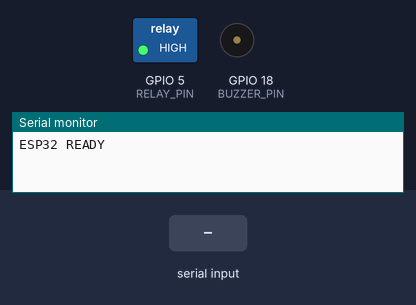
Bench run of a sketch on a simulated ESP32. On the bench: switched loads named in the sketch (green lamp = pin HIGH), buzzer (waves = sounding, pin HIGH), the last lines printed to the serial monitor. The inputs (shaded band) are chosen by the test bench.

Above: at 1.2 s.
1.3 s: "90,45\n" received over Serial
At 1.37 s:
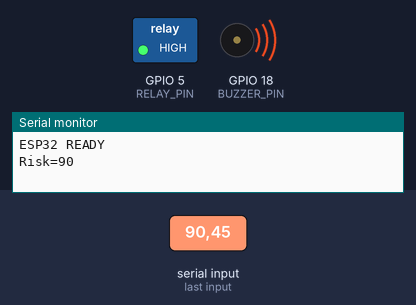
4.3 s: "1\n" received over Serial
At 5.3 s:
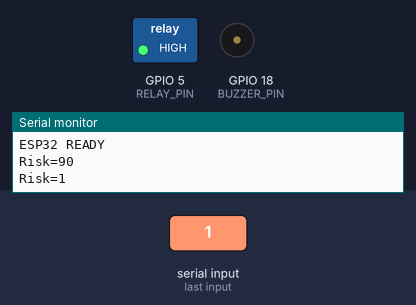
5.8 s: "30,150\n" received over Serial
At 5.87 s:
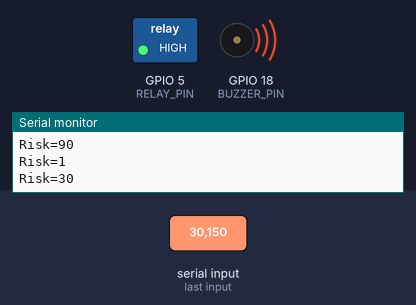
Timing chart, 0 to 14.8 s (numbered marks = the images above; inputs shaded):
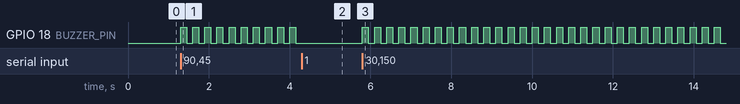

The sketch:

esp32_edge_control.ino
```cpp
#include <WiFi.h>

#define RELAY_PIN 5
#define RELAY_ON  LOW
#define RELAY_OFF HIGH

#define BUZZER_PIN 18   // 🔥 SAFE PIN
#define BUZZER_ON  HIGH
#define BUZZER_OFF LOW

bool buzzerActive = false;
bool highRisk = false;
int relayState = 0;

unsigned long lastBeep = 0;
bool buzzerState = false;

// ================= BUZZER =================
void buzzerControl() {
  if (!buzzerActive) {
    digitalWrite(BUZZER_PIN, BUZZER_OFF);
    return;
  }

  unsigned long interval = highRisk ? 150 : 400;

  if (millis() - lastBeep >= interval) {
    lastBeep = millis();
    buzzerState = !buzzerState;
    digitalWrite(BUZZER_PIN, buzzerState ? BUZZER_ON : BUZZER_OFF);
  }
}

// ================= SETUP =================
void setup() {
  Serial.begin(115200);

  pinMode(RELAY_PIN, OUTPUT);
  pinMode(BUZZER_PIN, OUTPUT);

  digitalWrite(RELAY_PIN, RELAY_OFF);
  digitalWrite(BUZZER_PIN, BUZZER_OFF);

  Serial.println("ESP32 READY");
}

// ================= LOOP =================
void loop() {

  // SERIAL INPUT
  if (Serial.available()) {
    String input = Serial.readStringUntil('\n');
    input.trim();

    if (input.startsWith("RELAY:")) {
      relayState = input.substring(6).toInt();
    } else {
      int risk = input.toInt();

      buzzerActive = (risk >= 15);
      highRisk     = (risk >= 20);

      Serial.print("Risk=");
      Serial.println(risk);
    }
  }

  digitalWrite(RELAY_PIN, relayState == 1 ? RELAY_ON : RELAY_OFF);
  buzzerControl();
}
```

Measured:
- after the input at 1.3 s, GPIO 18 (BUZZER_PIN): alternates HIGH for 0.15 s and LOW for 0.15 s, starting at once
- after the input at 4.3 s, GPIO 18 (BUZZER_PIN): stops changing and stays LOW
- after the input at 5.8 s, GPIO 18 (BUZZER_PIN): alternates HIGH for 0.15 s and LOW for 0.15 s, starting at once
